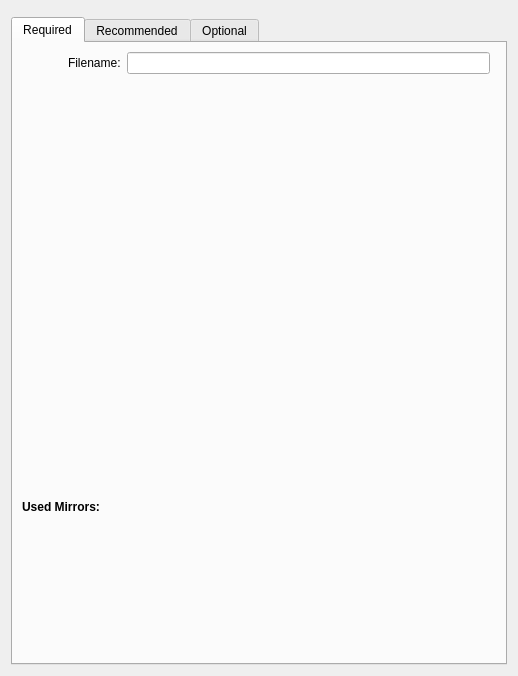
<?xml version="1.0" encoding="UTF-8"?>
<ui version="4.0">
 <class>FileDlg</class>
 <widget class="QWidget" name="FileDlg">
  <property name="geometry">
   <rect>
    <x>0</x>
    <y>0</y>
    <width>518</width>
    <height>676</height>
   </rect>
  </property>
  <property name="windowTitle">
   <string>Form</string>
  </property>
  <layout class="QVBoxLayout" name="verticalLayout">
   <item>
    <widget class="KTitleWidget" name="ktitlewidget"/>
   </item>
   <item>
    <widget class="QTabWidget" name="tabWidget">
     <property name="currentIndex">
      <number>0</number>
     </property>
     <widget class="QWidget" name="tab_3">
      <attribute name="title">
       <string>Required</string>
      </attribute>
      <layout class="QGridLayout" name="gridLayout">
       <item row="0" column="0">
        <spacer name="horizontalSpacer">
         <property name="orientation">
          <enum>Qt::Horizontal</enum>
         </property>
         <property name="sizeType">
          <enum>QSizePolicy::Fixed</enum>
         </property>
         <property name="sizeHint" stdset="0">
          <size>
           <width>40</width>
           <height>20</height>
          </size>
         </property>
        </spacer>
       </item>
       <item row="0" column="1">
        <layout class="QFormLayout" name="formLayout">
         <item row="0" column="0">
          <widget class="QLabel" name="label_10">
           <property name="sizePolicy">
            <sizepolicy hsizetype="Preferred" vsizetype="Preferred">
             <horstretch>0</horstretch>
             <verstretch>0</verstretch>
            </sizepolicy>
           </property>
           <property name="text">
            <string>Filename:</string>
           </property>
          </widget>
         </item>
         <item row="0" column="1">
          <widget class="KLineEdit" name="name">
           <property name="showClearButton" stdset="0">
            <bool>true</bool>
           </property>
          </widget>
         </item>
        </layout>
       </item>
       <item row="1" column="0">
        <spacer name="verticalSpacer">
         <property name="orientation">
          <enum>Qt::Vertical</enum>
         </property>
         <property name="sizeType">
          <enum>QSizePolicy::Fixed</enum>
         </property>
         <property name="sizeHint" stdset="0">
          <size>
           <width>40</width>
           <height>5</height>
          </size>
         </property>
        </spacer>
       </item>
       <item row="3" column="1" colspan="2">
        <layout class="QVBoxLayout" name="urlLayout"/>
       </item>
       <item row="2" column="0" colspan="2">
        <widget class="QLabel" name="label_9">
         <property name="font">
          <font>
           <weight>75</weight>
           <bold>true</bold>
          </font>
         </property>
         <property name="text">
          <string>Used Mirrors:</string>
         </property>
        </widget>
       </item>
      </layout>
     </widget>
     <widget class="QWidget" name="tab_4">
      <attribute name="title">
       <string>Recommended</string>
      </attribute>
      <layout class="QGridLayout" name="gridLayout_2">
       <item row="2" column="0" colspan="2">
        <widget class="QLabel" name="label_2">
         <property name="font">
          <font>
           <weight>75</weight>
           <bold>true</bold>
          </font>
         </property>
         <property name="text">
          <string>Verification:</string>
         </property>
        </widget>
       </item>
       <item row="3" column="1" colspan="2">
        <layout class="QHBoxLayout" name="horizontalLayout_2">
         <item>
          <widget class="KComboBox" name="hash_types"/>
         </item>
         <item>
          <widget class="KLineEdit" name="new_hash">
           <property name="clickMessage">
            <string>Enter a hash key</string>
           </property>
           <property name="showClearButton" stdset="0">
            <bool>true</bool>
           </property>
          </widget>
         </item>
        </layout>
       </item>
       <item row="4" column="1">
        <widget class="QTreeView" name="used_hashes">
         <property name="editTriggers">
          <set>QAbstractItemView::NoEditTriggers</set>
         </property>
         <property name="rootIsDecorated">
          <bool>false</bool>
         </property>
         <property name="uniformRowHeights">
          <bool>true</bool>
         </property>
        </widget>
       </item>
       <item row="4" column="2">
        <layout class="QVBoxLayout" name="verticalLayout_2">
         <item>
          <widget class="KPushButton" name="add_hash"/>
         </item>
         <item>
          <widget class="KPushButton" name="remove_hash"/>
         </item>
         <item>
          <spacer name="verticalSpacer_2">
           <property name="orientation">
            <enum>Qt::Vertical</enum>
           </property>
           <property name="sizeHint" stdset="0">
            <size>
             <width>20</width>
             <height>40</height>
            </size>
           </property>
          </spacer>
         </item>
        </layout>
       </item>
       <item row="0" column="1" colspan="2">
        <layout class="QFormLayout" name="formLayout_3">
         <item row="0" column="0">
          <widget class="QLabel" name="label_11">
           <property name="text">
            <string>File size (in bytes):</string>
           </property>
          </widget>
         </item>
         <item row="0" column="1">
          <widget class="KRestrictedLine" name="size">
           <property name="showClearButton" stdset="0">
            <bool>true</bool>
           </property>
           <property name="validChars">
            <string>0123456789</string>
           </property>
          </widget>
         </item>
        </layout>
       </item>
       <item row="1" column="0">
        <spacer name="verticalSpacer_5">
         <property name="orientation">
          <enum>Qt::Vertical</enum>
         </property>
         <property name="sizeType">
          <enum>QSizePolicy::Fixed</enum>
         </property>
         <property name="sizeHint" stdset="0">
          <size>
           <width>40</width>
           <height>5</height>
          </size>
         </property>
        </spacer>
       </item>
       <item row="5" column="1" colspan="2">
        <layout class="QFormLayout" name="formLayout_4">
         <property name="fieldGrowthPolicy">
          <enum>QFormLayout::ExpandingFieldsGrow</enum>
         </property>
         <item row="0" column="0">
          <widget class="QLabel" name="label_3">
           <property name="toolTip">
            <string extracomment="the basic identity of the metalink-file, e.g. KDE">The identity of the file</string>
           </property>
           <property name="text">
            <string>Identity:</string>
           </property>
          </widget>
         </item>
         <item row="0" column="1">
          <widget class="KLineEdit" name="identity">
           <property name="showClearButton" stdset="0">
            <bool>true</bool>
           </property>
          </widget>
         </item>
         <item row="1" column="0">
          <widget class="QLabel" name="label_4">
           <property name="toolTip">
            <string extracomment="the version of the file e.g. 4.3 for KDE">The version of the file</string>
           </property>
           <property name="text">
            <string>Version:</string>
           </property>
          </widget>
         </item>
         <item row="1" column="1">
          <widget class="KLineEdit" name="version">
           <property name="showClearButton" stdset="0">
            <bool>true</bool>
           </property>
          </widget>
         </item>
        </layout>
       </item>
      </layout>
     </widget>
     <widget class="QWidget" name="Seite">
      <attribute name="title">
       <string>Optional</string>
      </attribute>
      <layout class="QGridLayout" name="gridLayout_3">
       <item row="0" column="1">
        <layout class="QFormLayout" name="formLayout_7">
         <property name="fieldGrowthPolicy">
          <enum>QFormLayout::ExpandingFieldsGrow</enum>
         </property>
         <item row="0" column="0">
          <widget class="QLabel" name="label_6">
           <property name="text">
            <string>Description:</string>
           </property>
          </widget>
         </item>
         <item row="0" column="1">
          <widget class="KLineEdit" name="description">
           <property name="showClearButton" stdset="0">
            <bool>true</bool>
           </property>
          </widget>
         </item>
         <item row="1" column="0">
          <widget class="QLabel" name="label_12">
           <property name="text">
            <string>Logo:</string>
           </property>
          </widget>
         </item>
         <item row="1" column="1">
          <widget class="KLineEdit" name="logo">
           <property name="inputMask">
            <string/>
           </property>
           <property name="clickMessage">
            <string>Url to the logo</string>
           </property>
           <property name="showClearButton" stdset="0">
            <bool>true</bool>
           </property>
          </widget>
         </item>
         <item row="2" column="0">
          <widget class="QLabel" name="label_13">
           <property name="toolTip">
            <string>The language of the file</string>
           </property>
           <property name="text">
            <string>Language:</string>
           </property>
          </widget>
         </item>
         <item row="2" column="1">
          <widget class="KComboBox" name="language"/>
         </item>
         <item row="3" column="0">
          <widget class="QLabel" name="label_14">
           <property name="text">
            <string>Operating system:</string>
           </property>
          </widget>
         </item>
         <item row="3" column="1">
          <widget class="KLineEdit" name="os">
           <property name="showClearButton" stdset="0">
            <bool>true</bool>
           </property>
          </widget>
         </item>
         <item row="4" column="0">
          <widget class="QLabel" name="label_18">
           <property name="text">
            <string>Copyright:</string>
           </property>
          </widget>
         </item>
         <item row="4" column="1">
          <widget class="KLineEdit" name="copyright">
           <property name="showClearButton" stdset="0">
            <bool>true</bool>
           </property>
          </widget>
         </item>
        </layout>
       </item>
       <item row="2" column="0" colspan="2">
        <widget class="QLabel" name="label_22">
         <property name="sizePolicy">
          <sizepolicy hsizetype="Preferred" vsizetype="Fixed">
           <horstretch>0</horstretch>
           <verstretch>0</verstretch>
          </sizepolicy>
         </property>
         <property name="text">
          <string>License:</string>
         </property>
        </widget>
       </item>
       <item row="3" column="1">
        <layout class="QFormLayout" name="formLayout_5">
         <item row="0" column="0">
          <widget class="QLabel" name="label_19">
           <property name="text">
            <string>Name:</string>
           </property>
          </widget>
         </item>
         <item row="0" column="1">
          <widget class="KLineEdit" name="lic_name">
           <property name="clickMessage">
            <string>Name of the license</string>
           </property>
           <property name="showClearButton" stdset="0">
            <bool>true</bool>
           </property>
          </widget>
         </item>
         <item row="1" column="0">
          <widget class="QLabel" name="label_23">
           <property name="text">
            <string>Url:</string>
           </property>
          </widget>
         </item>
         <item row="1" column="1">
          <widget class="KLineEdit" name="lic_url">
           <property name="clickMessage">
            <string>Url to the license</string>
           </property>
           <property name="showClearButton" stdset="0">
            <bool>true</bool>
           </property>
          </widget>
         </item>
        </layout>
       </item>
       <item row="5" column="0" colspan="2">
        <widget class="QLabel" name="label_20">
         <property name="sizePolicy">
          <sizepolicy hsizetype="Preferred" vsizetype="Fixed">
           <horstretch>0</horstretch>
           <verstretch>0</verstretch>
          </sizepolicy>
         </property>
         <property name="text">
          <string>Publisher:</string>
         </property>
        </widget>
       </item>
       <item row="6" column="1">
        <layout class="QFormLayout" name="formLayout_2">
         <item row="0" column="0">
          <widget class="QLabel" name="label_8">
           <property name="text">
            <string>Name:</string>
           </property>
          </widget>
         </item>
         <item row="0" column="1">
          <widget class="KLineEdit" name="pub_name">
           <property name="toolTip">
            <string>publisher</string>
           </property>
           <property name="clickMessage">
            <string>Name of the publisher</string>
           </property>
           <property name="showClearButton" stdset="0">
            <bool>true</bool>
           </property>
          </widget>
         </item>
         <item row="1" column="0">
          <widget class="QLabel" name="label_21">
           <property name="text">
            <string>Url:</string>
           </property>
          </widget>
         </item>
         <item row="1" column="1">
          <widget class="KLineEdit" name="pub_url">
           <property name="toolTip">
            <string>publisher</string>
           </property>
           <property name="clickMessage">
            <string>Url to the publisher</string>
           </property>
           <property name="showClearButton" stdset="0">
            <bool>true</bool>
           </property>
          </widget>
         </item>
        </layout>
       </item>
       <item row="1" column="0">
        <spacer name="verticalSpacer_4">
         <property name="orientation">
          <enum>Qt::Vertical</enum>
         </property>
         <property name="sizeType">
          <enum>QSizePolicy::Fixed</enum>
         </property>
         <property name="sizeHint" stdset="0">
          <size>
           <width>40</width>
           <height>5</height>
          </size>
         </property>
        </spacer>
       </item>
       <item row="4" column="0">
        <spacer name="verticalSpacer_6">
         <property name="orientation">
          <enum>Qt::Vertical</enum>
         </property>
         <property name="sizeType">
          <enum>QSizePolicy::Fixed</enum>
         </property>
         <property name="sizeHint" stdset="0">
          <size>
           <width>20</width>
           <height>5</height>
          </size>
         </property>
        </spacer>
       </item>
       <item row="7" column="1">
        <spacer name="verticalSpacer_8">
         <property name="orientation">
          <enum>Qt::Vertical</enum>
         </property>
         <property name="sizeHint" stdset="0">
          <size>
           <width>20</width>
           <height>40</height>
          </size>
         </property>
        </spacer>
       </item>
      </layout>
     </widget>
    </widget>
   </item>
  </layout>
 </widget>
 <customwidgets>
  <customwidget>
   <class>KComboBox</class>
   <extends>QComboBox</extends>
   <header>kcombobox.h</header>
  </customwidget>
  <customwidget>
   <class>KLineEdit</class>
   <extends>QLineEdit</extends>
   <header>klineedit.h</header>
  </customwidget>
  <customwidget>
   <class>KPushButton</class>
   <extends>QPushButton</extends>
   <header>kpushbutton.h</header>
  </customwidget>
  <customwidget>
   <class>KRestrictedLine</class>
   <extends>KLineEdit</extends>
   <header>krestrictedline.h</header>
  </customwidget>
  <customwidget>
   <class>KTitleWidget</class>
   <extends>QWidget</extends>
   <header>ktitlewidget.h</header>
  </customwidget>
 </customwidgets>
 <tabstops>
  <tabstop>name</tabstop>
  <tabstop>tabWidget</tabstop>
  <tabstop>size</tabstop>
  <tabstop>hash_types</tabstop>
  <tabstop>new_hash</tabstop>
  <tabstop>add_hash</tabstop>
  <tabstop>remove_hash</tabstop>
  <tabstop>used_hashes</tabstop>
  <tabstop>identity</tabstop>
  <tabstop>version</tabstop>
  <tabstop>description</tabstop>
  <tabstop>logo</tabstop>
  <tabstop>language</tabstop>
  <tabstop>os</tabstop>
  <tabstop>lic_name</tabstop>
  <tabstop>lic_url</tabstop>
  <tabstop>pub_name</tabstop>
  <tabstop>pub_url</tabstop>
 </tabstops>
 <resources/>
 <connections/>
</ui>
